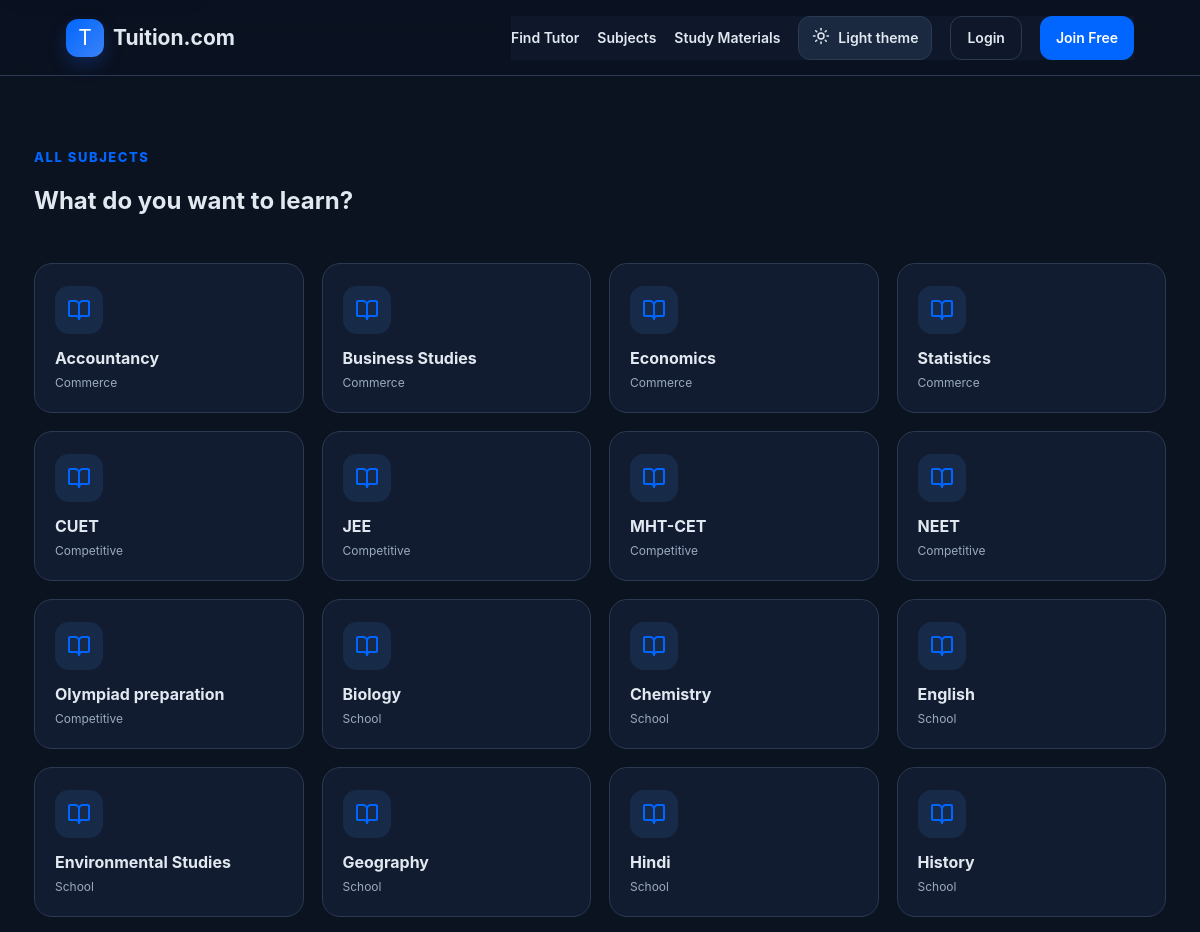
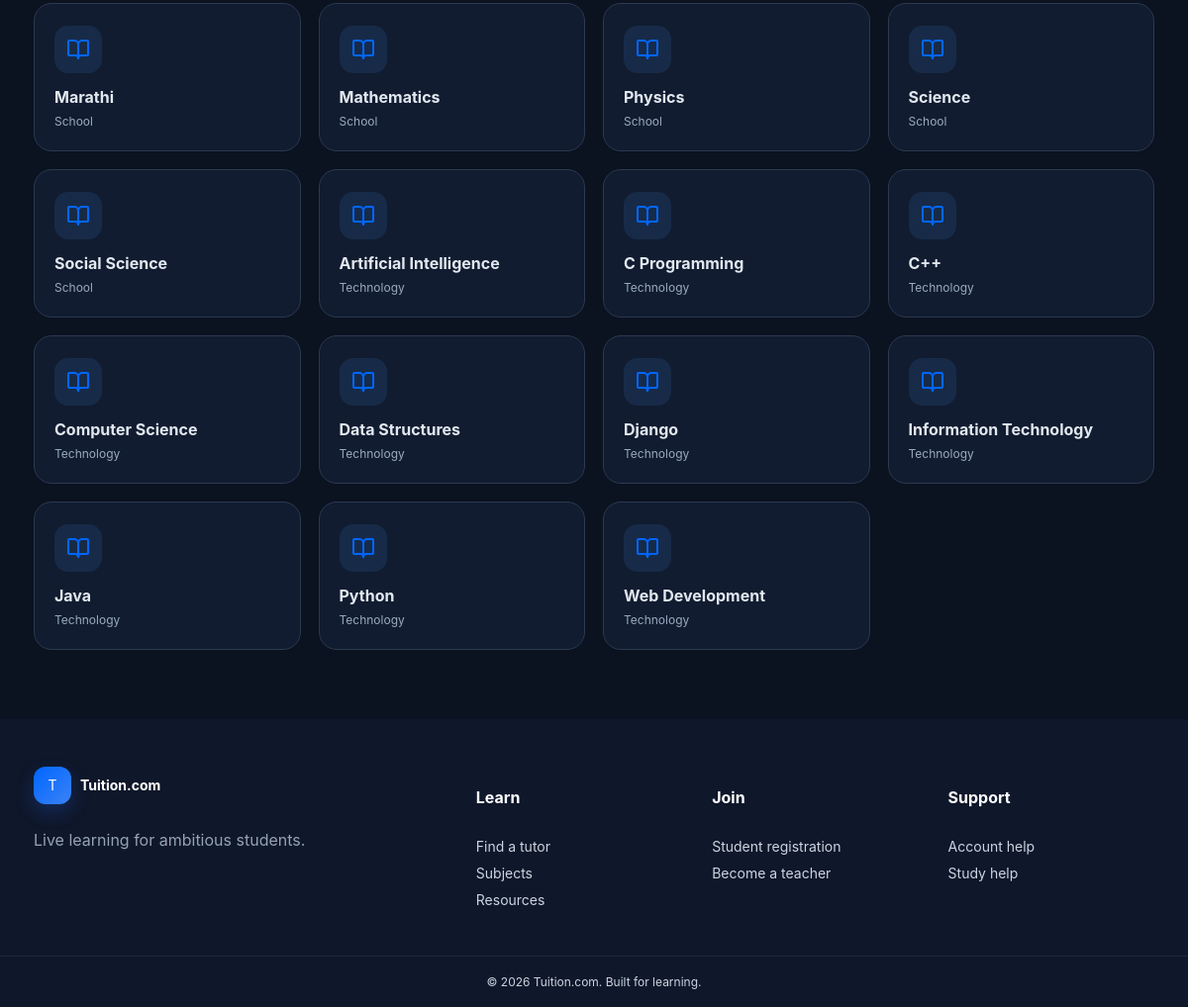
/subjects/, run on the app's committed database (2 pictures, top to bottom).
### config/edtech/models.py (models this page shows, shortened)
class Subject(models.Model):
    CATEGORY_CHOICES = [
        ("School", "School Education"), ("Commerce", "Commerce"),
        ("Technology", "Technology"), ("Competitive", "Competitive Exams"),
    ]
    name = models.CharField(max_length=100)
    slug = models.SlugField(unique=True, blank=True)
    description = models.TextField(blank=True)
    icon = models.CharField(max_length=50, default="book-open")
    category = models.CharField(max_length=20, choices=CATEGORY_CHOICES)
    grades = models.ManyToManyField(Grade, blank=True)
    boards = models.ManyToManyField(EducationBoard, blank=True)
    active = models.BooleanField(default=True)

### config/edtech/views.py (the view)
# urls.py: path("subjects/", views.subject_list, name="subject_list"),
def subject_list(request):
    subjects = Subject.objects.filter(active=True).prefetch_related("grades").order_by("category", "name")
    return render(request, "edtech/subject_list.html", {"subjects": subjects})

### config/edtech/templates/edtech/subject_list.html
{% extends "edtech/base.html" %}{% block content %}<section class="section"><div class="section-heading"><div><span class="kicker">All subjects</span><h1>What do you want to learn?</h1></div></div><div class="subject-grid">{% for subject in subjects %}<a class="subject-card" href="{% url 'subject_detail' subject.slug %}"><div class="subject-icon"><i data-lucide="{{ subject.icon }}"></i></div><strong>{{ subject.name }}</strong><span>{{ subject.category }}</span></a>{% empty %}<div class="empty-state">No subjects available.</div>{% endfor %}</div></section>{% endblock %}

### static/edtech/style.css (style rules this page uses)
:root { --primary:#2563EB;--blue:#EFF6FF;--purple:#8B5CF6;--orange:#F97316;--mint:#10B981;--lavender:#F5F3FF;--bg:#F8FAFC;--text:#1E293B;--muted:#64748B;--white:#fff;--border:#E2E8F0;--shadow:0 18px 50px rgba(37,99,235,.10) }
* { box-sizing:border-box }
html { scroll-behavior:smooth }
body { margin:0;font-family:Inter,Poppins,sans-serif;color:var(--text);background:var(--bg) }
a { text-decoration:none;color:inherit }
.eyebrow,.kicker { color:var(--primary);font-size:13px;font-weight:800;text-transform:uppercase;letter-spacing:.12em }
.section { max-width:1180px;margin:auto;padding:70px 24px }
.section-heading { display:flex;justify-content:space-between;align-items:end;margin-bottom:28px }
.subject-grid,.card-grid { display:grid;grid-template-columns:repeat(4,1fr);gap:18px }
.subject-card { min-height:150px;padding:20px;border-radius:18px;background:#fff;border:1px solid var(--border);display:flex;flex-direction:column;justify-content:center;align-items:flex-start;transition:.25s }
.subject-icon { width:48px;height:48px;border-radius:14px;background:var(--blue);color:var(--primary);display:grid;place-items:center;margin-bottom:14px }
.subject-card strong { font-size:16px }
.subject-card span { color:var(--muted);font-size:12px;margin-top:7px }
body.dark { --bg:#0F172A;--text:#E2E8F0;--muted:#94A3B8;--border:#334155;--white:#1E293B }
.dark .navbar,.dark .subject-card,.dark .teacher-profile-card,.dark .course-card,.dark .auth-card,.dark .filter-panel,.dark .tutor-row,.dark .profile-main,.dark .booking-card,.dark .course-detail>div,.dark .sidebar,.dark .widget,.dark .panel,.dark .material-card,.dark .stats-strip,.dark .hero-card { background:#1E293B }

### static/edtech/frontend-audit.css (style rules this page uses)
:root { --primary: #4F46E5; --secondary: #7C3AED; --accent: #F97316; --mint: #0D9488; --background: #F8FAFC; --card: #FFFFFF; --light-blue: #EEF2FF; --light-purple: #F3E8FF; --light-orange: #FFF7ED; --light-mint: #F0FDFA; --text: #111827; --muted: #64748B; --border: #E2E8F0; --focus: #6366F1; --success: #16A34A; --warning: #EAB308; --danger: #DC2626; --primary-gradient: linear-gradient(135deg, #4F46E5, #7C3AED); --hero-gradient: linear-gradient(135deg, #EEF2FF, #F3E8FF, #EFF6FF); --blue: var(--light-blue); --purple: var(--secondary); --orange: var(--accent); --lavender: var(--light-purple); --bg: var(--background); --white: var(--card); }
html, body { max-width: 100%; overflow-x: hidden; }
body { font-family: Inter, "Segoe UI", Arial, sans-serif; color: var(--text); background: var(--background); }
svg { flex-shrink: 0; }
.subject-card, .teacher-profile-card, .course-card { height: 100%; }
body.dark { --primary: #0066FF; --purple: #3B82F6; --blue: #172B48; --lavender: #172033; --bg: #0B1220; --background: #0B1220; --text: #E2E8F0; --muted: #9AAAC0; --white: #111C30; --card: #111C30; --light-blue: #15253E; --light-purple: #1C2040; --border: #2B3A50; --focus: #60A5FA; --shadow: 0 18px 50px rgba(0,0,0,.32); color: var(--text); background: var(--bg); }
body.dark .hero-search, body.dark .hero-card, body.dark .stats-strip, body.dark .subject-card, body.dark .teacher-profile-card, body.dark .course-card, body.dark .empty-state, body.dark .auth-card, body.dark .filter-panel, body.dark .tutor-row, body.dark .profile-main, body.dark .booking-card, body.dark .course-detail > div, body.dark .sidebar, body.dark .widget, body.dark .panel, body.dark .material-card, body.dark .completion-card, body.dark .editor-section, body.dark .editor-item, body.dark .public-profile-main, body.dark .portfolio-card { background: #111C30; color: var(--text); border-color: var(--border); }

### data on the page
Subject: name "Accountancy", category "Commerce"
Subject: name "Business Studies", category "Commerce"
Subject: name "Economics", category "Commerce"
Subject: name "Statistics", category "Commerce"
Subject: name "CUET", category "Competitive"
Subject: name "JEE", category "Competitive"
Subject: name "MHT-CET", category "Competitive"
Subject: name "NEET", category "Competitive"
Subject: name "Olympiad preparation", category "Competitive"
Subject: name "Biology", category "School"
Subject: name "Chemistry", category "School"
Subject: name "English", category "School"
Subject: name "Environmental Studies", category "School"
Subject: name "Geography", category "School"
Subject: name "Hindi", category "School"
Subject: name "History", category "School"
Subject: name "Marathi", category "School"
Subject: name "Mathematics", category "School"
Subject: name "Physics", category "School"
Subject: name "Science", category "School"
Subject: name "Social Science", category "School"
Subject: name "Artificial Intelligence", category "Technology"
Subject: name "C Programming", category "Technology"
Subject: name "C++", category "Technology"
Subject: name "Computer Science", category "Technology"
Subject: name "Data Structures", category "Technology"
Subject: name "Django", category "Technology"
Subject: name "Information Technology", category "Technology"
Subject: name "Java", category "Technology"
Subject: name "Python", category "Technology"
Subject: name "Web Development", category "Technology"
